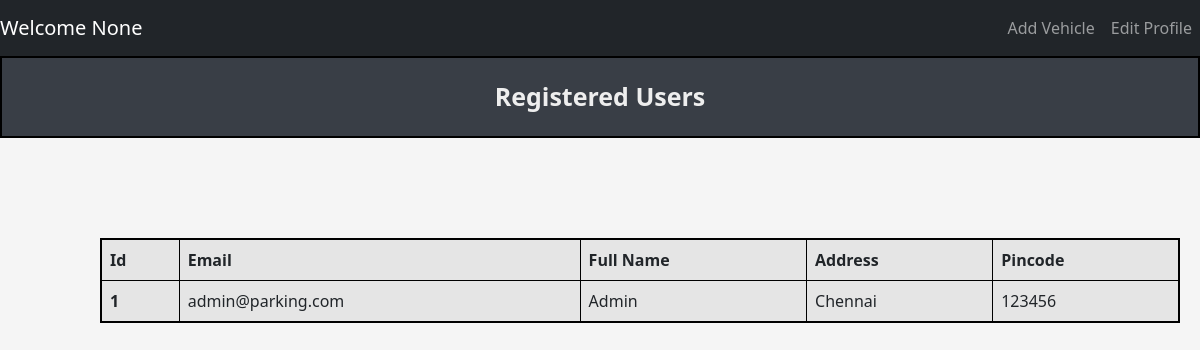
Before: /admin/users with the older database file.
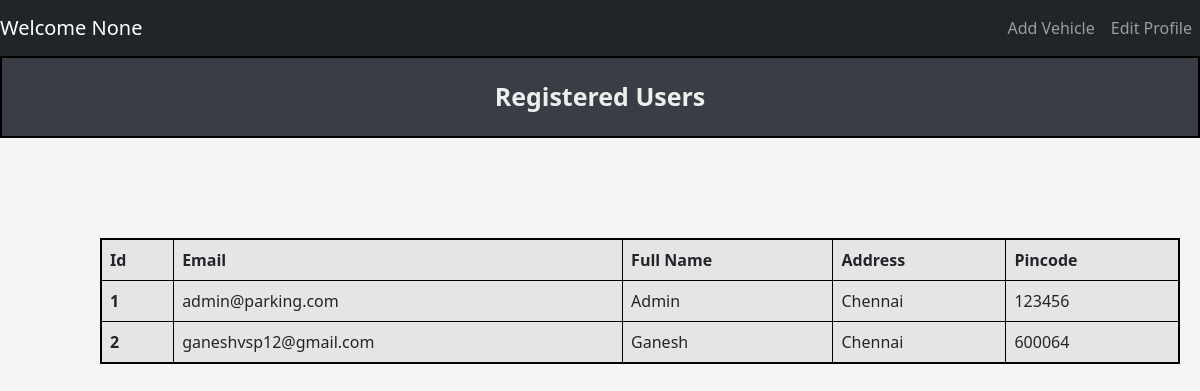
After: the same page with the newer database file.
### tables this page shows
CREATE TABLE Users (
            user_id INTEGER PRIMARY KEY AUTOINCREMENT,
            email Text NOT NULL UNIQUE,
            password Text NOT NULL,
            name Text NOT NULL,
            address Text NOT NULL,
            pincode Text NOT NULL,
            role Text DEFAULT 'user'
        );

### controllers/admin_controller.py (the view)
@admin.route('/admin/users', methods = ['GET','POST'])
def viewUsers():
    users_data = getUsersData()
    return render_template("admin/userslist.html",users_data = users_data)

### models/parking_lot.py (called while the page is built)
def getUsersData():
    connection = sqlite3.connect(DATABASE_PARKING)
    cur = connection.cursor()
    cur.execute('''
                    SELECT * FROM USERS
                ''')
    users_data = cur.fetchall()
    connection.commit()
    connection.close()
    return users_data

### templates/admin/userslist.html (shortened to what this page needs)
{% extends "navbar.html" %}
{% block content %}
    <div class="title"> Registered Users </div>
        <table class="table table-striped table-active table-responsive table-css table-bordered ">
            <thead>
                <tr>
                <th scope="col">Id</th>
                <th scope="col">Email</th>
                <th scope="col">Full Name</th>
                <th scope="col">Address</th>
                <th scope="col">Pincode</th>
                </tr>
            </thead>
            <tbody>
                {% for user in users_data %}
                    <tr>
                        <th scope="row">{{ user[0] }}</th>
                        <td>{{ user[1] }}</td>
                        <td>{{ user[3] }}</td>
                        <td>{{ user[4] }}</td>
                        <td>{{ user[5] }}</td>
                    </tr>
                {% endfor %}
            </tbody>
        </table>
{% endblock %}

### templates/navbar.html (shortened to what this page needs)
<!DOCTYPE html>
<html lang="en">
  <head>
    <link href="https://cdn.jsdelivr.net/npm/bootstrap@5.3.0/dist/css/bootstrap.min.css" rel="stylesheet">
    <link rel="stylesheet" href="{{ url_for('static', filename='css/style.css') }}">
</head>
<body>
  <nav class="navbar navbar-expand-lg navbar-dark bg-dark">
  <a class="navbar-brand" href="#">
    Welcome
    {{ session.get('name') }}</a>
  <div
  style= "justify-content: right;"
  class="collapse navbar-collapse" id="navbarSupportedContent">
    <ul class="navbar-nav mr-auto">
      <li class="nav-item active">
        <a class="nav-link" href="{{ url_for('user.addVehicle') }}"> Add Vehicle </a>
      </li>
      <li class="nav-item active">
        <a class="nav-link" href="#">Edit Profile</a>
      </li>
    </ul>
  </div>
</nav>
  {% block content %} {% endblock %}
</body>
</html>

### static/css/style.css (style rules this page uses)
body { background-color: #f5f5f5; }
.title { background-color: #393E46; border: 2px solid black; text-align: center; padding: 20px; font-weight: bold; font-size: 25px; margin-bottom: 20px; color: #EEEEEE; }
.table-css { margin: 100px; width: 90vw; border: 2px solid black; }

Changed rows visible on the page:
added Users: user_id "2", email "ganeshvsp12@gmail.com", name "Ganesh", address "Chennai", pincode "600064"
